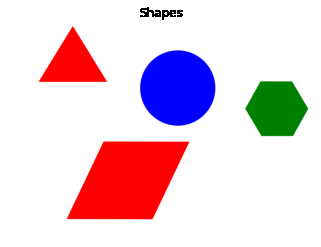
#> input picture src/shapesExample.png, 321 x 247 px, given in place of the camera
$ python realTimeShapeTracking.py
#> lines starting #> are read from the running program, lines starting #| are printed output that depends on the picture; after the words box and inside, x2 and y2 are one past the last pixel; in counts of white or black regions, pixels touching at a corner belong together
import cv2
import numpy as np
import time

# Función que rastrea la forma
def detectShape():
    # Se inicializa la transmisión de la cámara web por defecto
    # En caso de contar con varias cámaras, se debe cambiar el valor de 0 por el correspondiente
    # en el array de dispositivos de entrada
    sampleVideo = cv2.VideoCapture(0)
    sampleVideo.set(cv2.CAP_PROP_FPS, 5)
    # Creamos una ventana
    cv2.namedWindow('Reconocimiento', cv2.WINDOW_AUTOSIZE)
    x = 0
    y = 0
    try:
        while True:
            # Leemos el último fotograma
            rc, img = sampleVideo.read()
#> img is the input picture: shape (247, 321, 3); mean B, G, R 218.3, 208.2, 231.6
            pressedKey = cv2.waitKey(2)
#> (key Esc is pressed here)
            gray = cv2.cvtColor(img, cv2.COLOR_BGR2GRAY)
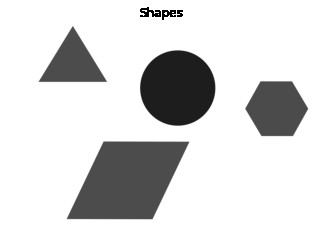
#> gray: shape (247, 321); min 0, max 255, mean 216.3
            # Se setea el threshold para la imagen en escala de grises
            _, threshold = cv2.threshold(gray, 127, 255, cv2.THRESH_BINARY)
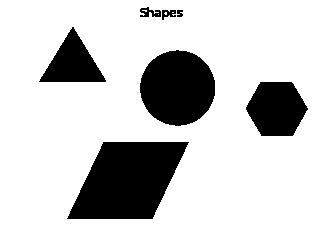
#> threshold: shape (247, 321); 80.2% white; 7 black regions
            # Encontramos los contornos en la imagen
            contours, _ = cv2.findContours(
                threshold, cv2.RETR_TREE, cv2.CHAIN_APPROX_SIMPLE)
#> contours = 12 contours, 4 with area under 20; largest, box (x1, y1, x2, y2) and area: (0, 0, 321, 247) 78720, (66, 141, 190, 220) 6742, (139, 49, 216, 127) 4537, (245, 81, 309, 137) 2622, (38, 26, 107, 83) 1986, (139, 6, 162, 18) 170, (161, 9, 177, 21) 120, (176, 9, 184, 18) 49
            # Para comprobar que el contorno a leer no es el primero, que es el que detecta por defecto openCV
            i = 0
            # En contours se almacenan las formas que se detectaron
            for contour in contours:
                # Ignoramos el primer contorno
                if i == 0:
                    i = 1
                    continue
                # Aproximamos los polígonos
                approx = cv2.approxPolyDP(contour, 0.01 * cv2.arcLength(contour, True), True)
                # Obtenemos el área
                area = cv2.contourArea(contour)
                if (area >= 20):
                    # Encontramos el centro de la imagen
                    M = cv2.moments(contour)
                    if M['m00'] != 0.0:
                        x = int(M['m10']/M['m00'])
                        y = int(M['m01']/M['m00'])
                    coordinates = 'x: ' + str(x) + ', y: ' + str(y)
                    # Se reconoce el triángulo
                    if len(approx) == 3:
                        cv2.putText(img, 'T', (x, y), cv2.FONT_HERSHEY_SIMPLEX, 3, (0, 0, 0), 2)
                        cv2.putText(img, coordinates, (150, 150), cv2.FONT_HERSHEY_SIMPLEX, 1, (0, 0, 0), 3)
                        cv2.drawContours(img, [contour], 0, (120, 255, 255), 5)
                    cv2.imshow("Reconocimiento", img)
#> this loop made 12 passes
#> (approx, area, x, y) on passes 2, 5: ([[103, 141], [189, 142], [152, 219], [66, 218]], 6742, 127, 180), ([[38, 81], [72, 26], [106, 80]], 1986.5, 72, 62)
#> (area, x, y) on passes 3, 4, 6, 7, 10: (2622, 276, 108), (4537, 177, 87), (49, 179, 12), (119.5, 167, 13), (170, 149, 12)
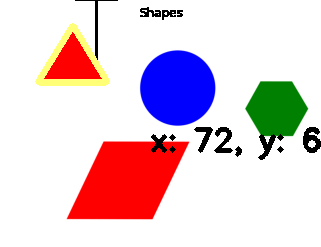
#> img: shape (247, 321, 3); 3.51% of pixels changed, all inside (x1, y1, x2, y2) = (35, 0, 321, 160)
#> after the loop, i = 1
                #time.sleep(0.002)

    except KeyboardInterrupt as e:
        cv2.destroyAllWindows()
        exit(0)

if __name__ == '__main__':
    detectShape()
